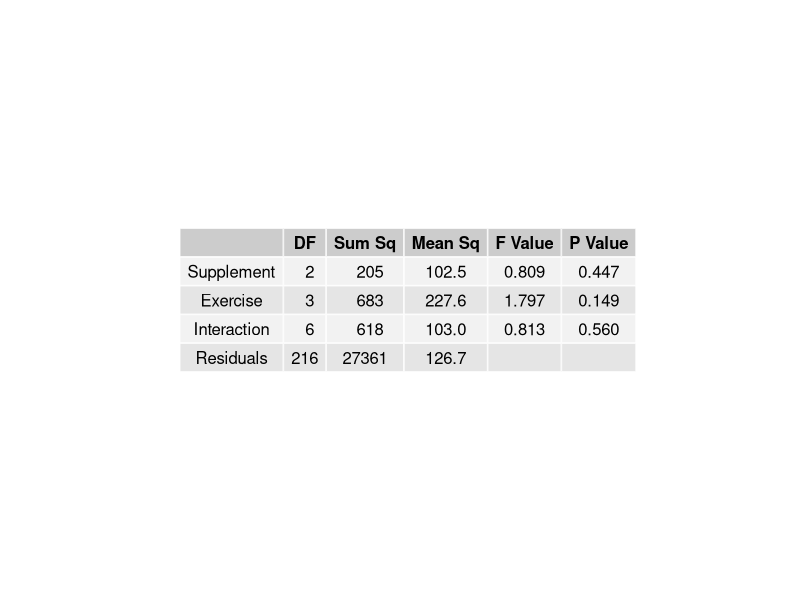
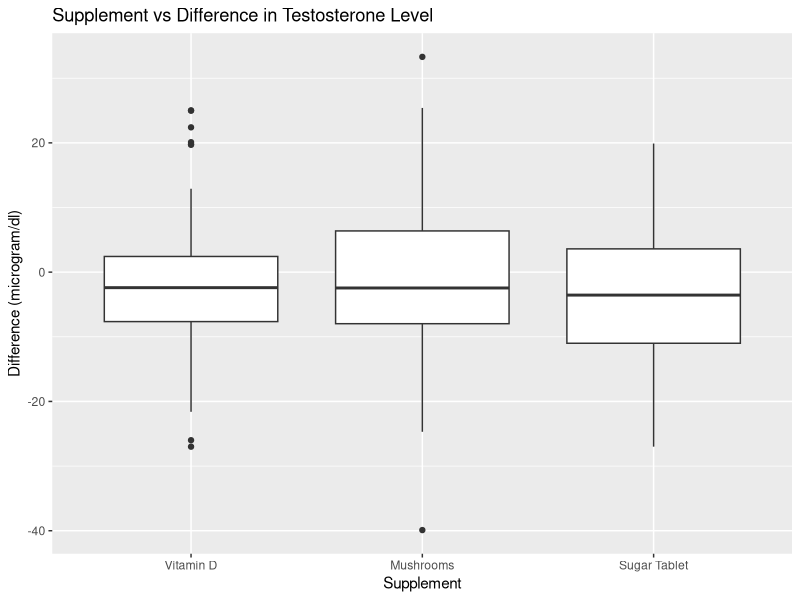
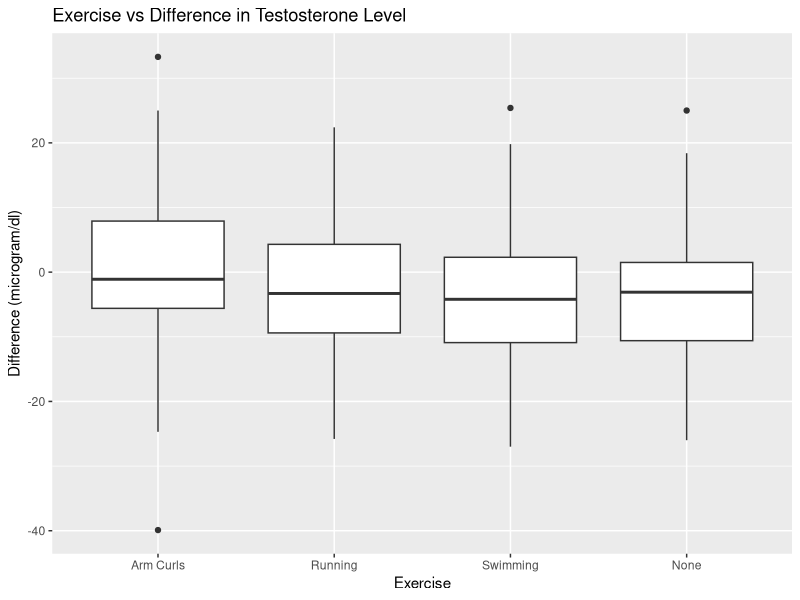
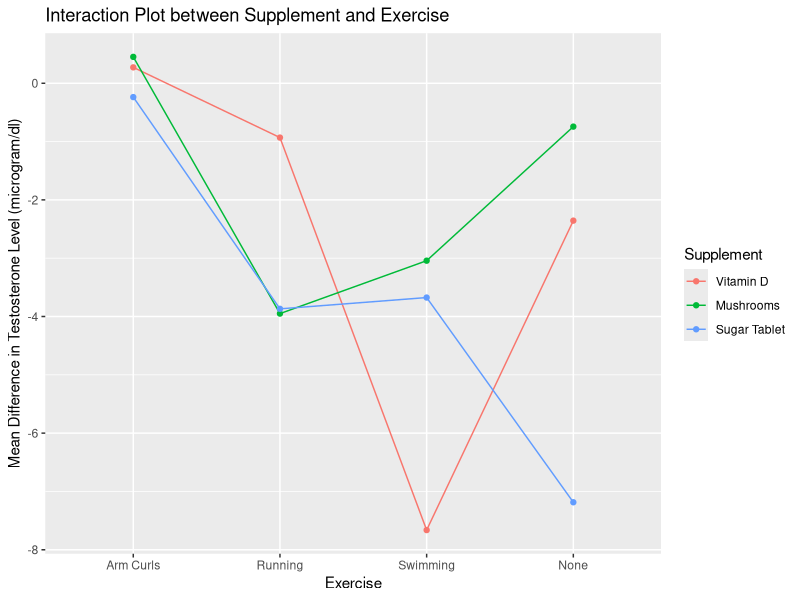
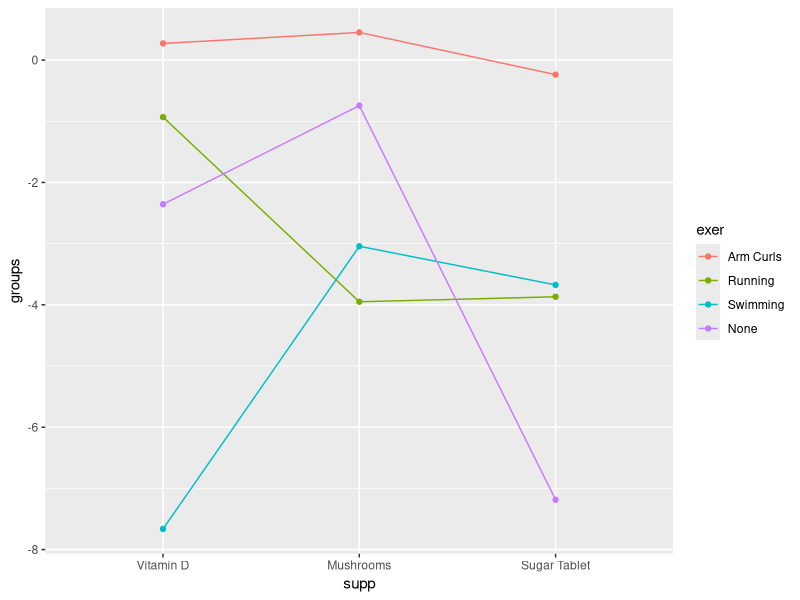
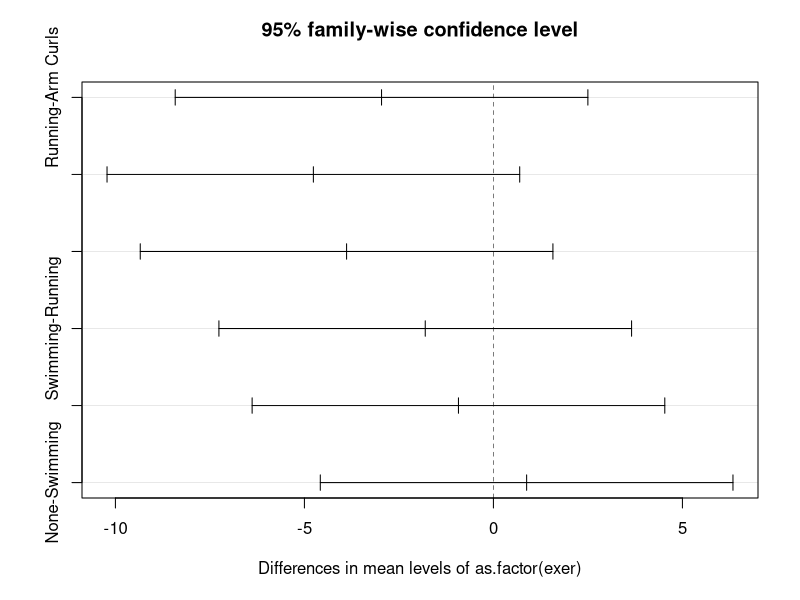
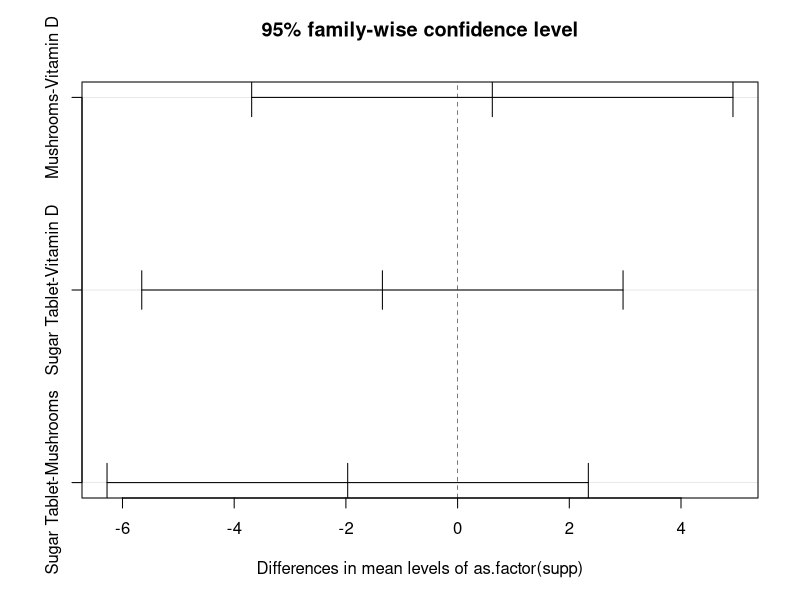
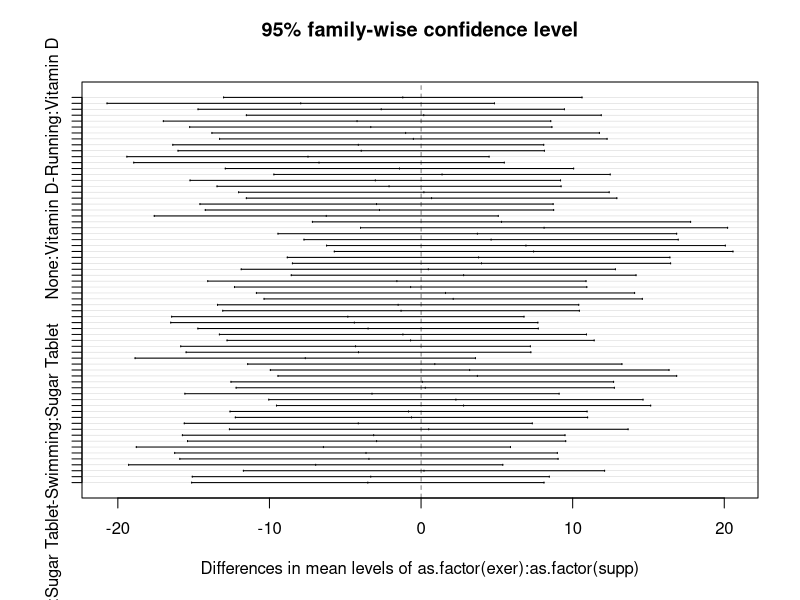

Here is the R script that generated these plots, in order: (Note: this script raises an error after producing the figures.)
require(tidyverse)
require(gridExtra)
setwd("~/The Island Project 101B")
island <- read.csv("theisland.csv")

#Better variable names
names(island)[6:9] <- c("exer", "supp","before", "after")

#Cleaning up
testos <- island %>% select(Age, exer, supp, before, after)
testos[,2] <- as.factor(testos[,2])
testos[,3] <- as.factor(testos[,3])
testos$Age <- as.numeric(as.character((testos$Age)))
testos$before[203] <- 551.4
levels(testos$supp) <- c("Vitamin D", "Mushrooms", "Sugar Tablet")
levels(testos$exer) <- c("Arm Curls", "Running", "Swimming", "None")

#New variables
testos <- testos %>% mutate(dif = after - before)
testos <- testos %>% mutate(percent = (after - before)/before)

#Check means
testos %>% group_by(supp, exer) %>% 
  summarise("Mean" = mean(dif))

#anova test
ano <- aov(aov(dif ~ as.factor(exer)*as.factor(supp), data = testos))
summary(ano)

#Formatting Anova Table
fake_anova <- tibble(" " = c("Supplement", "Exercise", "Interaction", "Residuals"),
                     "DF" = c(2, 3, 6, 216),
                     "Sum Sq" = c(205, 683, 618, 27361),
                     "Mean Sq" = c(102.5, 227.6, 103, 126.7),
                     "F Value" = c("0.809","1.797","0.813"," "),
                     "P Value" = c("0.447", "0.149", "0.560", " "))
grid.table(fake_anova, rows = c("","","",""))

###Graphics

#Boxplots
ggplot(testos, aes(x = supp, y = dif)) +
  geom_boxplot() +
  xlab("Supplement") +
  ylab("Difference (microgram/dl)") +
  ggtitle("Supplement vs Difference in Testosterone Level")
ggplot(testos, aes(x = exer, y = dif)) +
  geom_boxplot() +
  xlab("Exercise") +
  ylab("Difference (microgram/dl)") +
  ggtitle("Exercise vs Difference in Testosterone Level")

testos %>% 
  group_by(exer, supp) %>% 
  summarise(groups = mean(dif)) %>% 
  ggplot(aes(x = exer, y = groups, color = supp)) +
  geom_line(aes(group = supp)) +
  geom_point() +
  ggtitle("Interaction Plot between Supplement and Exercise") +
  xlab("Exercise") +
  ylab("Mean Difference in Testosterone Level (microgram/dl)") +
  labs(color = "Supplement")

testos %>% 
  group_by(supp, exer) %>% 
  summarise(groups = mean(dif)) %>% 
  ggplot(aes(x = supp, y = groups, color = exer)) +
  geom_line(aes(group = exer)) +
  geom_point()
plot(TukeyHSD(ano))


tky = as.data.frame(TukeyHSD(ano)$`as.factor(supp):as.factor(exer)`)
tky$pair = 1:66
tky$sig = rep("Not Significant",66)

# Plot pairwise TukeyHSD comparisons and color by significance level
ggplot(tky, aes(color = sig)) +
  geom_hline(yintercept=0, lwd = 1.5, colour="grey30") +
  geom_errorbar(aes(pair, ymin=lwr, ymax=upr), width=0.2) +
  geom_point(aes(pair, diff)) +
  labs(color="") +
  ggtitle("95% Family-Wise Confidence Level") +
  ylab("Difference in Testosterone Level (microgram/dl)") +
  xlab("Pair")

#t.test overall
t.test(testos$dif)

plot(lm(dif ~ as.factor(exer)*as.factor(supp), data = testos))
